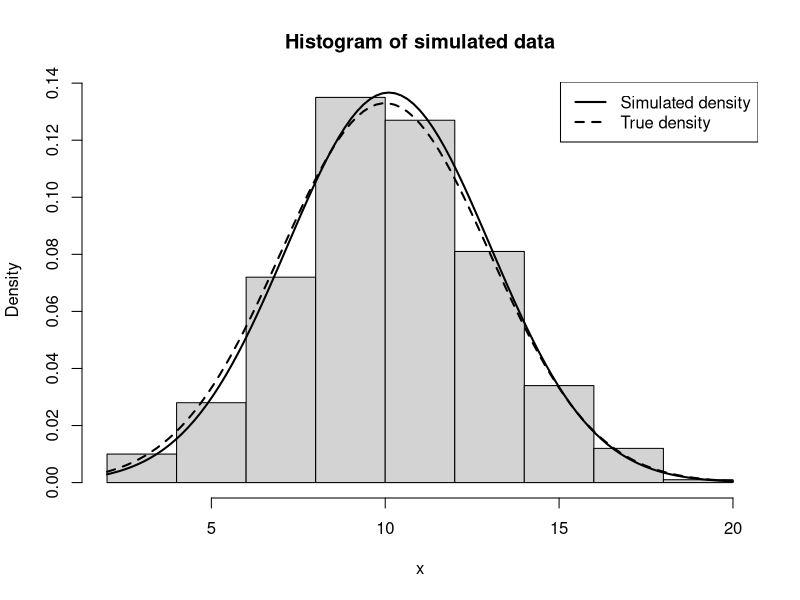

Generate this figure with R:
### 2nd week - Exercises in R – Solutions 
rm(list=ls())


### 1. Area of a circle with radius 15
r <- 15
A <- pi * r^2
A


### 2. Areas of 100 circles with radii 1,...,100
radii <- 1:100
areas <- pi * radii^2
areas


### 3. Celsius to Fahrenheit conversion
C <- 0:100
F <- 32 + 1.8 * C
F


### 4. Numbers from 1 to 100
onehundred <- 1:100

# (a) Sum of 1,...,100
sum(onehundred)

# (b) Sum of squares: 1^2 + 2^2 + ... + 100^2
sum((1:100)^2)

# (c) Sum of square roots
sum(sqrt(1:100))


### 5. Vector of colors
colors <- c("red","green","blue")
color_vector <- c(
  rep(colors[3], 98),
  rep(colors[2], 99),
  rep(colors[1],100)
)
length(color_vector)
head(color_vector)
tail(color_vector)


### 6. Function with a for loop: sum of squares
sumsquares <- function(n) {
  total <- 0
  for (i in 1:n) {
    total <- total + i^2
  }
  return(total)
}

# Example:
sumsquares(5)   # 1^2 + 2^2 + 3^2 + 4^2 + 5^2 = 55


### 7. Function with if/else: classify number
classifynumber <- function(x) {
  if (x > 0) {
    return("positive")
  } else if (x < 0) {
    return("negative")
  } else {
    return("zero")
  }
}

# Examples:
classifynumber(10)   
classifynumber(-3)   
classifynumber(0)    


### 8. Function combining for + if/else: count even numbers
countevens <- function(vec) {
  count <- 0
  for (value in vec) {
    if (value %% 2 == 0) {   #modulus operator (it checks if a number is divisible by another)
      count <- count + 1
    }
  }
  return(count)
}

# Example:
countevens(c(1,2,3,4,5,6))   


###9.Simulating Data from a Distribution
# -----------------------------------------------------------
# (a) Normal simulation + plot
# (b) Monte Carlo simulations
# (c) 95% confidence interval for the mean using Monte Carlo

set.seed(123)
mu    <- 10
sigma <- 3
n     <- 500

# Simulate Normal sample
x <- rnorm(n, mean = mu, sd = sigma)

# (a) Histogram and true/estimated normal densities
  hist(x, prob = TRUE, main = "Histogram of simulated data", xlab = "x")
  m_hat <- mean(x); s_hat <- sd(x)
  curve(dnorm(x, mean = m_hat, sd = s_hat),
        add = TRUE, lty = 1, lwd = 2)
  curve(dnorm(x, mean = mu, sd = sigma), add = TRUE, lty = 2, lwd = 2)
  legend("topright",
         legend = c('Simulated density', 'True density'),
         lty = c(1,2), lwd = 2)


# (b) Monte Carlo simulations
n_sim <- 1000
mean_vec <- rep(0, n_sim)


for (i in 1:n_sim) {
set.seed(123+i)
  x_sim <- rnorm(n, mean = mu, sd = sigma)
  mean_vec[i] <- mean(x_sim)
}

mean(mean_vec)
mu               #expected value of the sample mean
var(mean_vec) 
sigma^2/n        #variance of the sample mean


# (c) empirical 95% confidence interval for the mean
quantile(mean_vec, c(0.025, 0.975))
mu-1.96*sigma/sqrt(n)
mu+1.96*sigma/sqrt(n)
